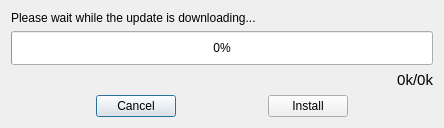
<?xml version="1.0" encoding="UTF-8"?>
<ui version="4.0">
 <class>DownloadUpdateDialog</class>
 <widget class="QDialog" name="DownloadUpdateDialog">
  <property name="geometry">
   <rect>
    <x>0</x>
    <y>0</y>
    <width>444</width>
    <height>128</height>
   </rect>
  </property>
  <property name="sizePolicy">
   <sizepolicy hsizetype="Expanding" vsizetype="Expanding">
    <horstretch>0</horstretch>
    <verstretch>0</verstretch>
   </sizepolicy>
  </property>
  <property name="windowTitle">
   <string>Downloading Update... - OmniEdge</string>
  </property>
  <layout class="QVBoxLayout" name="verticalLayout_2">
   <item>
    <layout class="QVBoxLayout" name="verticalLayout">
     <item>
      <widget class="QLabel" name="label_downloading">
       <property name="text">
        <string>Please wait while the update is downloading...</string>
       </property>
      </widget>
     </item>
     <item>
      <widget class="QProgressBar" name="progress_download">
       <property name="sizePolicy">
        <sizepolicy hsizetype="Expanding" vsizetype="Expanding">
         <horstretch>0</horstretch>
         <verstretch>0</verstretch>
        </sizepolicy>
       </property>
       <property name="value">
        <number>0</number>
       </property>
      </widget>
     </item>
     <item>
      <widget class="QLabel" name="label_progress">
       <property name="text">
        <string>&lt;!DOCTYPE HTML PUBLIC &quot;-//W3C//DTD HTML 4.0//EN&quot; &quot;http://www.w3.org/TR/REC-html40/strict.dtd&quot;&gt;
&lt;html&gt;&lt;head&gt;&lt;meta name=&quot;qrichtext&quot; content=&quot;1&quot; /&gt;&lt;style type=&quot;text/css&quot;&gt;
p, li { white-space: pre-wrap; }
&lt;/style&gt;&lt;/head&gt;&lt;body style=&quot; font-family:'Ubuntu'; font-size:11pt; font-weight:400; font-style:normal;&quot;&gt;
&lt;p align=&quot;right&quot; style=&quot; margin-top:0px; margin-bottom:0px; margin-left:0px; margin-right:0px; -qt-block-indent:0; text-indent:0px;&quot;&gt;0k/0k&lt;/p&gt;&lt;/body&gt;&lt;/html&gt;</string>
       </property>
      </widget>
     </item>
    </layout>
   </item>
   <item>
    <layout class="QHBoxLayout" name="horizontalLayout">
     <item>
      <spacer name="horizontalSpacer_2">
       <property name="orientation">
        <enum>Qt::Horizontal</enum>
       </property>
       <property name="sizeHint" stdset="0">
        <size>
         <width>40</width>
         <height>20</height>
        </size>
       </property>
      </spacer>
     </item>
     <item>
      <widget class="QPushButton" name="button_cancel">
       <property name="text">
        <string>Cancel</string>
       </property>
      </widget>
     </item>
     <item>
      <spacer name="horizontalSpacer">
       <property name="orientation">
        <enum>Qt::Horizontal</enum>
       </property>
       <property name="sizeHint" stdset="0">
        <size>
         <width>40</width>
         <height>20</height>
        </size>
       </property>
      </spacer>
     </item>
     <item>
      <widget class="QPushButton" name="button_install">
       <property name="text">
        <string>Install</string>
       </property>
      </widget>
     </item>
     <item>
      <spacer name="horizontalSpacer_3">
       <property name="orientation">
        <enum>Qt::Horizontal</enum>
       </property>
       <property name="sizeHint" stdset="0">
        <size>
         <width>40</width>
         <height>20</height>
        </size>
       </property>
      </spacer>
     </item>
    </layout>
   </item>
  </layout>
 </widget>
 <resources/>
 <connections>
  <connection>
   <sender>button_cancel</sender>
   <signal>clicked()</signal>
   <receiver>DownloadUpdateDialog</receiver>
   <slot>reject()</slot>
   <hints>
    <hint type="sourcelabel">
     <x>172</x>
     <y>101</y>
    </hint>
    <hint type="destinationlabel">
     <x>221</x>
     <y>63</y>
    </hint>
   </hints>
  </connection>
 </connections>
</ui>
